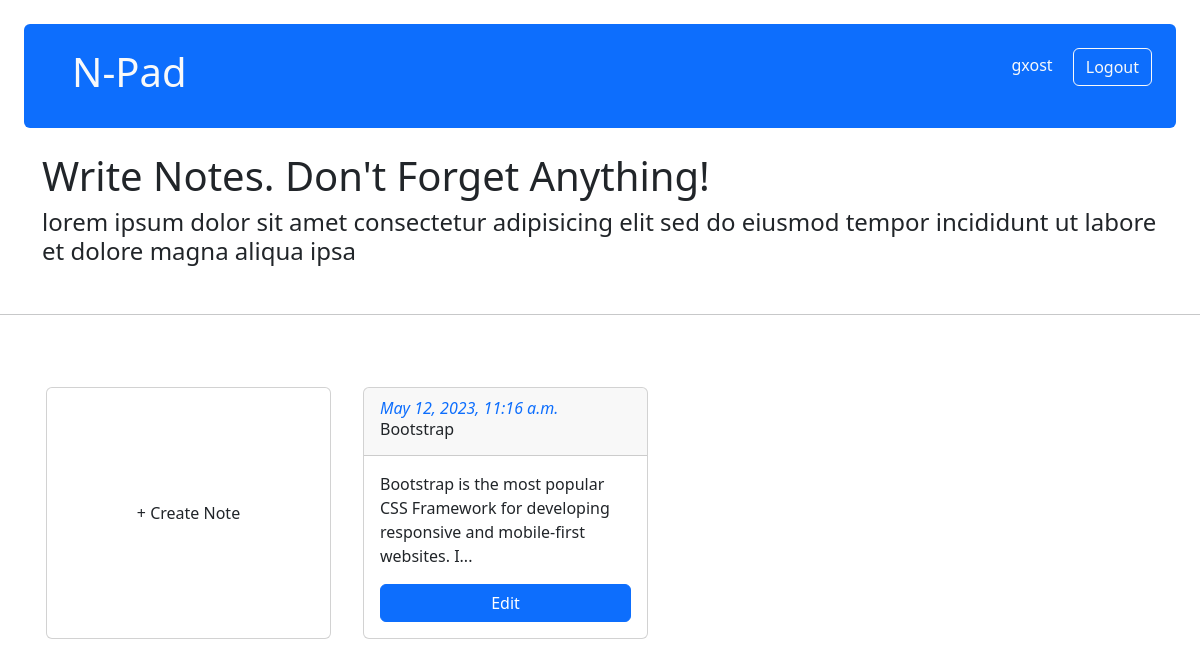
Before: /home/ (signed in) with the older database file.
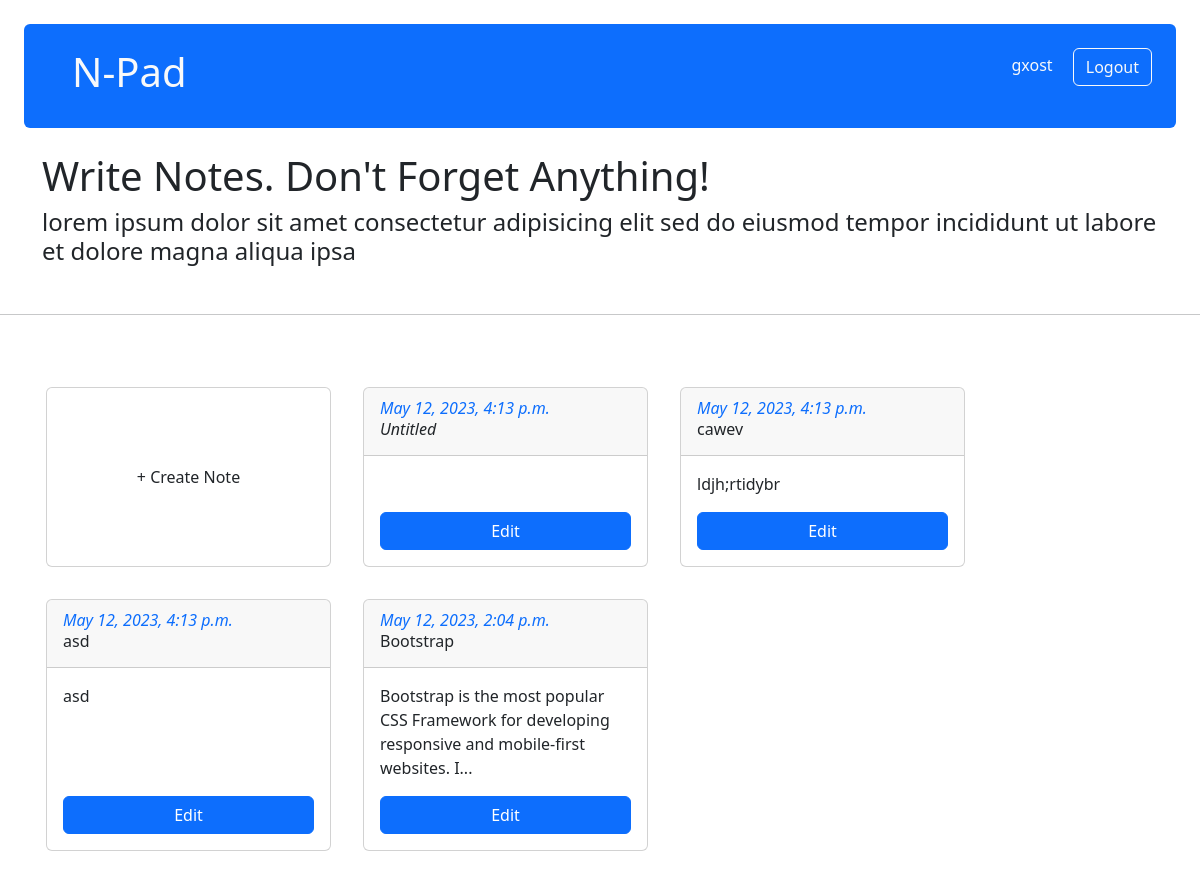
After: the same page with the newer database file.
### n_pad/apps/home/models.py (models this page shows, shortened)
class Note(models.Model):
    author             = models.ForeignKey(User, on_delete = models.CASCADE)
    note_title         = models.CharField(verbose_name = "Note Title", max_length = 64)
    note_content       = models.TextField()
    note_date          = models.DateTimeField()
    note_last_modified = models.DateTimeField()
    verbose_name = "Note"
    verbose_name_plural = "Notes"

### n_pad/apps/home/views.py (the view)
# urls.py: path('', views.index, name = "index"),
def index(request):
    notes = None
    if (request.user.is_authenticated):
        notes = Note.objects.filter(author = request.user).order_by("-note_last_modified")
    return render(request, 'home.html', {
        "notes" : notes
    })

### n_pad/apps/home/templatetags/note_card.py (called while the page is built)
@register.inclusion_tag("widgets/note_card.html")
def draw_note_card(note_title, note_content, note_date, note_id):
    return {
        "note_title" : note_title,
        "note_content" : note_content,
        "note_date" : note_date,
        "note_id" : note_id
    }

### n_pad/templates/home.html (shortened to what this page needs)
{% extends 'base.html' %}
{% load static %}
{% load bootstrap_icons %}
{% load note_card %}
{% block page_content %}
    <div class = "container">
        <h1>Write Notes. Don't Forget Anything!</h1>
        <h4>{% lorem 20 w %}</h4>
    </div>
    <br>
    <hr>
    <br>
    {% if user.is_authenticated %}
    <div class = "container">
        <div class = "row my-3">
            <a href = "{% url 'home:create_note' %}" class = "card col-xl-3 col-lg-3 col-md-4 col-sm-5 col-5 m-3 p-0 btn btn-outline-primary">
                <div class = "m-auto">+ Create Note</div>
            </a>
            {% for note in notes %}
                {% draw_note_card note.note_title note.note_content note.note_last_modified note.id %}
            {% endfor %}
        </div>
    </div>
    {% endif %}
{% endblock %}

### n_pad/templates/base.html (shortened to what this page needs)
<!DOCTYPE html>
<html data-bs-theme="light">
<head>
    {% load static %}
    {% load bootstrap_icons %}
    <link href="{% static 'css/bootstrap.min.css' %}" rel="stylesheet" type="text/css">
    <link href="{% static 'css/gx_styles.css' %}" rel="stylesheet" type="text/css">
</head>
<body class = "m-0 py-0">
    <div>
        <div class = "py-4 bg-primary m-4 rounded">
            <a href="{% url 'home:index' %}" class = "px-5 text-light h1 text-decoration-none d-inline-block">N-Pad</a>
            <div class = "position-absolute end-0 d-inline-block px-5">
            {% if user.is_authenticated %}
                <h6 class = 'text-light d-inline-block px-3'>{{user.username}}</h6>
                <a href="{% url 'account:logout' %}" class = "btn btn-outline-light">Logout</a>
            {% else %}
                <a href="{% url 'account:login' %}" class = "btn btn-outline-light d-inline-block">Login</a>
                <a href="{% url 'account:register' %}" class = "btn btn-outline-light">Register</a>
            {% endif %}
            </div>
        </div>
        {% block page_content%}{% endblock %}
    </div>
</body>
</html>

### n_pad/templates/widgets/note_card.html (shortened to what this page needs)
<div class = "card col-xl-3 col-lg-3 col-md-4 col-sm-5 col-5 m-3 p-0 d-flex">
    <div class = "card-header">
        <p class = "m-0 text-primary"><i>{{note_date}}</i></p>
        {% if note_title %}
            <h6 class = "text-nowrap text-truncate">{{note_title}}</h6>
        {% else %}
            <h6><i>Untitled</i></h6>
        {% endif %}
    </div>
    <div class = "card-body">
        <div class = "d-flex flex-column h-100">
            {% if note_content|length < 100 %}
                <p>{{note_content}}</p>
            {% else %}
                <p class = "gx-text-fading">{{note_content|slice:"0:100"}}...</p>
            {% endif %}
            <form action = "{% url 'home:edit_note' note_id %}" class = "mt-auto">
                <button type = "submit" class = "btn btn-primary btn-block w-100">Edit</button>
            </form>
        </div>
    </div>
</div>

### n_pad/apps/gx_styles/static/css/gx_styles.css (style rules this page uses)
.gx-text-fading { background: -webkit-linear-gradient(#000, #fff); -webkit-background-clip: text; -webkit-text-fill-color: transparent; }

Changed rows visible on the page:
added Note: note_last_modified "May 12, 2023, 4:13 p.m.", shows "Untitled"
added Note: note_last_modified "May 12, 2023, 4:13 p.m.", note_title "cawev", note_content "ldjh;rtidybr"
added Note: note_last_modified "May 12, 2023, 4:13 p.m.", note_title "asd", note_content "asd"
changed Note "Bootstrap": note_last_modified "May 12, 2023, 11:16 a.m." → "May 12, 2023, 2:04 p.m."
